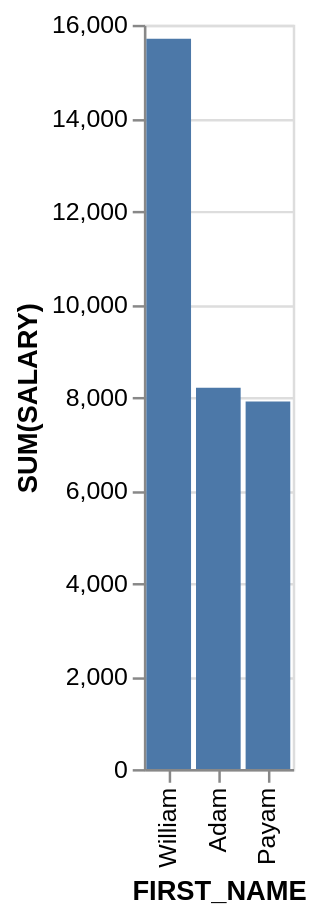

Express this chart as Vega-Lite.
### Vega-Lite specification from a JSON file in a GitHub repository (floating-point values rounded to 4 significant figures)
{"data": {"values": [{"x_data": "Adam", "y_data": 8200}, {"x_data": "Payam", "y_data": 7900}, {"x_data": "William", "y_data": 15700}]}, "mark": "bar", "encoding": {"x": {"field": "x_data", "type": "nominal", "title": "FIRST_NAME", "sort": {"op": "sum", "field": "y_data", "order": "descending"}}, "y": {"field": "y_data", "type": "quantitative", "title": "SUM(SALARY)"}}}
